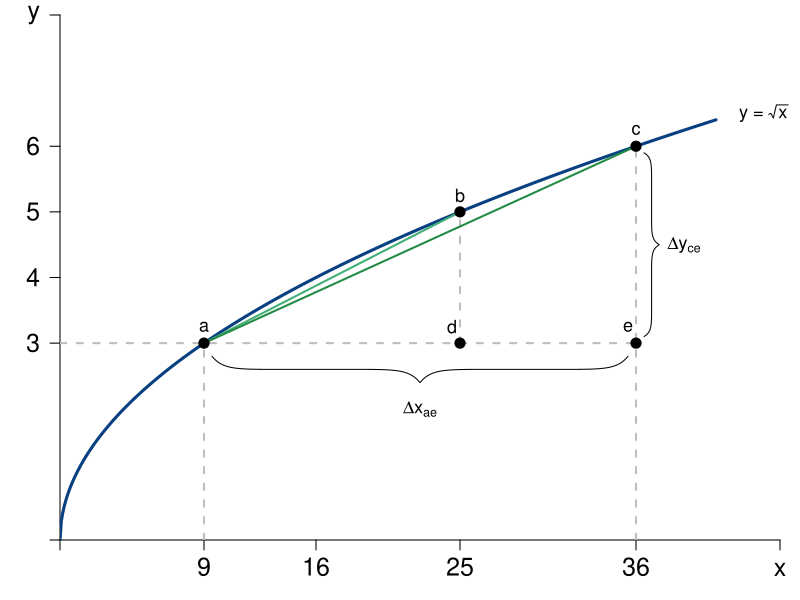

Reproduce this figure in R.
#Graph Designer: Scott Cohn
#Authors: Bowles and Halliday
#Title: Coordination, Conflict and Competition: A Text in Microeconomics

library(shape)
library(pBrackets)
pdf(file = "mathappendix/gradient_a.pdf", width = 8, height = 6)
par(mar = c(3, 3, 0.75, 1))
#Set parameters for graphics
axislabelsize <- 1.5
labelsize <- 1.1
graphlinewidth <- 3
segmentlinewidth <- 2

COL <- c("#7fc97f", "#beaed4", "#fdc086", "#ffff99", "#386cb0", "#f0027f", "#bf5b17", "#666666")
COLA <- c("#e0f3db", "#99d8c9","#66c2a4","#41ae76", "#238b45", "#005824")
COLB <- c("#4eb3d3", "#2b8cbe", "#0868ac","#084081")

xlims <- c(0, 45)
ylims <- c(0, 8)

npts <- 501 
x <- seq(xlims[1], xlims[2], length.out = npts)
y <- seq(ylims[1], ylims[2], length.out = npts) 

plot(0, 0, xlim = xlims, ylim = ylims, type = "n",
     xlab = expression(paste("")),
     ylab = expression(paste("")), 
     xaxt = "n", 
     yaxt = "n", 
     cex.lab = axislabelsize, 
     bty = "n", 
     xaxs="i", 
     yaxs="i"
)



ticksx <- c(xlims[1], 9, 16, 25, 36, xlims[2])
xlabels <- c(NA, 9, 16, 25, 36, expression(x))
ticksy <- c(ylims[1], 3, 4, 5, 6, ylims[2])
ylabels <- c(NA, 3, 4, 5, 6, expression(y))

axis(1,at = ticksx,  pos = 0, labels = xlabels, cex.axis = axislabelsize)
axis(2,at = ticksy,  pos = 0, labels = ylabels, las = 1, cex.axis = axislabelsize)

npts <- 500 
xx1 <- seq(xlims[1], xlims[2], length.out = npts)
xx2 <-seq(xlims[1], xlims[2] - 4, length.out = npts)
xx3 <- seq(xlims[1], 0, length.out = npts)

#Axis labels
#mtext(expression(paste("", x)), side = 1, line = 2.5, cex = axislabelsize)
#text(-4, 0.5*ylims[2], expression(paste("", y)), xpd = TRUE, cex = axislabelsize, srt = 90) 


#equations:
sqrt <- function(x){
  x^(1/2)
}

# lines
lines(xx2, sqrt(xx2), col = COLB[4], lwd = graphlinewidth)

# segments
segments(9, 0, 9, 3, lty = 2, col = "gray", lwd = segmentlinewidth)
segments(36, 0, 36, 6, lty = 2, col = "gray", lwd = segmentlinewidth)
segments(0, 3, 36, 3, lty = 2, col = "gray", lwd = segmentlinewidth)
segments(25, 3, 25, 5, lty = 2, col = "gray", lwd = segmentlinewidth)

segments(9, 3, 25, 5, lty = 1, col = COLA[4], lwd = segmentlinewidth)
segments(9, 3, 36, 6, lty = 1, col = COLA[5], lwd = segmentlinewidth)

# points
points(9, 3, pch = 16, col = "black", cex = 1.5)
points(25, 5, pch = 16, col = "black", cex = 1.5)
points(36, 6, pch = 16, col = "black", cex = 1.5)
points(25, 3, pch = 16, col = "black", cex = 1.5)
points(36, 3, pch = 16, col = "black", cex = 1.5)

# brackets
brackets(36.5, 5.9, 36.5, 3.1, h = NULL, ticks = 0.5, curvature = 0.5, type = 1, col = 1, lwd = 1, lty = 1, xpd = FALSE)
#brackets(25.5, 4.9, 25.5, 3.1, h = NULL, ticks = 0.5, curvature = 0.5, type = 1, col = 1, lwd = 1, lty = 1, xpd = FALSE)
brackets(35.5, 2.8, 9.5, 2.8, h = .4, ticks = 0.5, curvature = 0.5, type = 1, col = 1, lwd = 1, lty = 1, xpd = FALSE)
#brackets(25.5, 4.9, 25.5, 3.1, h = NULL, ticks = 0.5, curvature = 0.5, type = 1, col = 1, lwd = 1, lty = 1, xpd = FALSE)


# label function
text(44, 6.5, expression(paste("y = ", sqrt(x))),  xpd = TRUE, cex = labelsize)

text(22.5, 2.0, expression(paste(Delta, x[ae])),  xpd = TRUE, cex = labelsize)
text(39, 4.5, expression(paste(Delta, y[ce])),  xpd = TRUE, cex = labelsize)

text(9, 3.25, expression(paste(a)),  xpd = TRUE, cex = labelsize)
text(25, 5.25, expression(paste(b)),  xpd = TRUE, cex = labelsize)
text(36, 6.25, expression(paste(c)),  xpd = TRUE, cex = labelsize)
text(24.5, 3.25, expression(paste(d)),  xpd = TRUE, cex = labelsize)
text(35.5, 3.25, expression(paste(e)),  xpd = TRUE, cex = labelsize)


dev.off()
